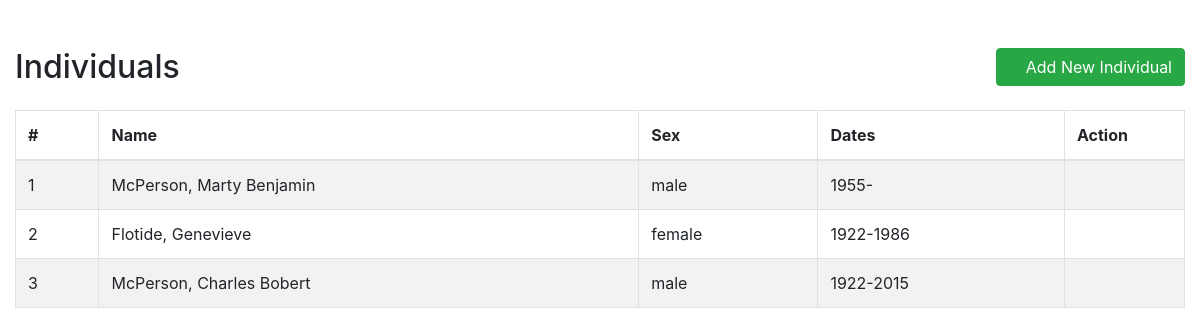
The page /app/individuals.php on the database its author committed.
### tables this page shows
CREATE TABLE subjects (
    id INT NOT NULL PRIMARY KEY AUTO_INCREMENT,
    presumedname VARCHAR(255) NOT NULL,
    presumedsex ENUM('male', 'female', 'non-binary', 'unknown') NOT NULL DEFAULT 'unknown',
    presumeddates VARCHAR(100),
    identifier TEXT GENERATED ALWAYS AS (CONCAT(presumedname, '[', 
        CASE
            WHEN presumedsex = 'male' THEN "M"
            WHEN presumedsex = 'female' THEN "F"
            WHEN presumedsex = 'non-binary' THEN "X"
            ELSE "?"
        END,
    ']', '(', presumeddates, ')')),
    created DATETIME DEFAULT CURRENT_TIMESTAMP,
    lastmodified DATETIME DEFAULT CURRENT_TIMESTAMP ON UPDATE CURRENT_TIMESTAMP
);

### app/individuals.php (the view, shortened to what this page needs)
<!DOCTYPE html>
<html lang="en">
<head>
    <?php require_once "stylesheets.php"; ?>
</head>
<body>
    <div class="wrapper">
        <div class="container-fluid">
            <div class="row">
                <div class="col-md-12">
                    <div class="mt-5 mb-3 clearfix">
                        <h2 class="pull-left">Individuals</h2>
                        <a href="individual.php" class="btn btn-success pull-right"><i class="fa fa-plus"></i> Add New Individual</a>
                    </div>
                    <?php
                    $sql = "SELECT * FROM subjects";
                    if($result = mysqli_query($link, $sql)){
                        if(mysqli_num_rows($result) > 0){
                            echo '<table class="table table-bordered table-striped">';
                                echo "<thead>";
                                    echo "<tr>";
                                        echo "<th>#</th>";
                                        echo "<th>Name</th>";
                                        echo "<th>Sex</th>";
                                        echo "<th>Dates</th>";
                                        echo "<th>Action</th>";
                                    echo "</tr>";
                                echo "</thead>";
                                echo "<tbody>";
                                while($row = mysqli_fetch_array($result)){
                                    echo "<tr>";
                                        echo "<td>" . $row['id'] . "</td>";
                                        echo "<td>" . $row['presumedname'] . "</td>";
                                        echo "<td>" . $row['presumedsex'] . "</td>";
                                        echo "<td>" . $row['presumeddates'] . "</td>";
                                        echo "<td>";
                                            echo '<a href="read.php?id='. $row['id'] .'" class="mr-3" title="View Record" data-toggle="tooltip"><span class="fa fa-eye"></span></a>';
                                            echo '<a href="update.php?id='. $row['id'] .'" class="mr-3" title="Update Record" data-toggle="tooltip"><span class="fa fa-pencil"></span></a>';
                                            echo '<a href="delete.php?id='. $row['id'] .'" title="Delete Record" data-toggle="tooltip"><span class="fa fa-trash"></span></a>';
                                        echo "</td>";
                                    echo "</tr>";
                                }
                                echo "</tbody>";
                            echo "</table>";
                        } else{
                            echo '<div class="alert alert-danger"><em>No records were found.</em></div>';
                        }
                    } else{
                        echo "Oops! Something went wrong. Please try again later.";
                    }
                    ?>
                </div>
            </div>
        </div>
    </div>
</body>
</html>

### app/stylesheets.php (shortened to what this page needs)
<?php
function get_http_status_code($url) {
    $curlInstance = curl_init($url);
    $httpStatusCode = curl_getinfo($curlInstance, CURLINFO_HTTP_CODE);
    return $httpStatusCode;
}
if(get_http_status_code("https://stackpath.bootstrapcdn.com/bootstrap/4.5.2/css/bootstrap.min.css") != 200) {
    echo '<link rel="stylesheet" href="bootstrap-fallback.css">';
} else {
    echo '<link rel="stylesheet" href="https://stackpath.bootstrapcdn.com/bootstrap/4.5.2/css/bootstrap.min.css">';
}
if(get_http_status_code("https://maxcdn.bootstrapcdn.com/font-awesome/4.7.0/css/font-awesome.min.css") != 200) {
    echo '<link rel="stylesheet" href="fontawesome-fallback.css">';
} else {
    echo '<link rel="stylesheet" href="https://maxcdn.bootstrapcdn.com/font-awesome/4.7.0/css/font-awesome.min.css">';
}
?>

### app/stylesheets.php (style rules this page uses)
.wrapper { width: 1200px; margin: 0 auto; }

### app/individuals.php (style rules this page uses)
table tr td:last-child { width: 120px; }

### rows shown on the page
subjects: id "1", presumedname "McPerson, Marty Benjamin", presumedsex "male", presumeddates "1955-"
subjects: id "2", presumedname "Flotide, Genevieve", presumedsex "female", presumeddates "1922-1986"
subjects: id "3", presumedname "McPerson, Charles Bobert", presumedsex "male", presumeddates "1922-2015"
